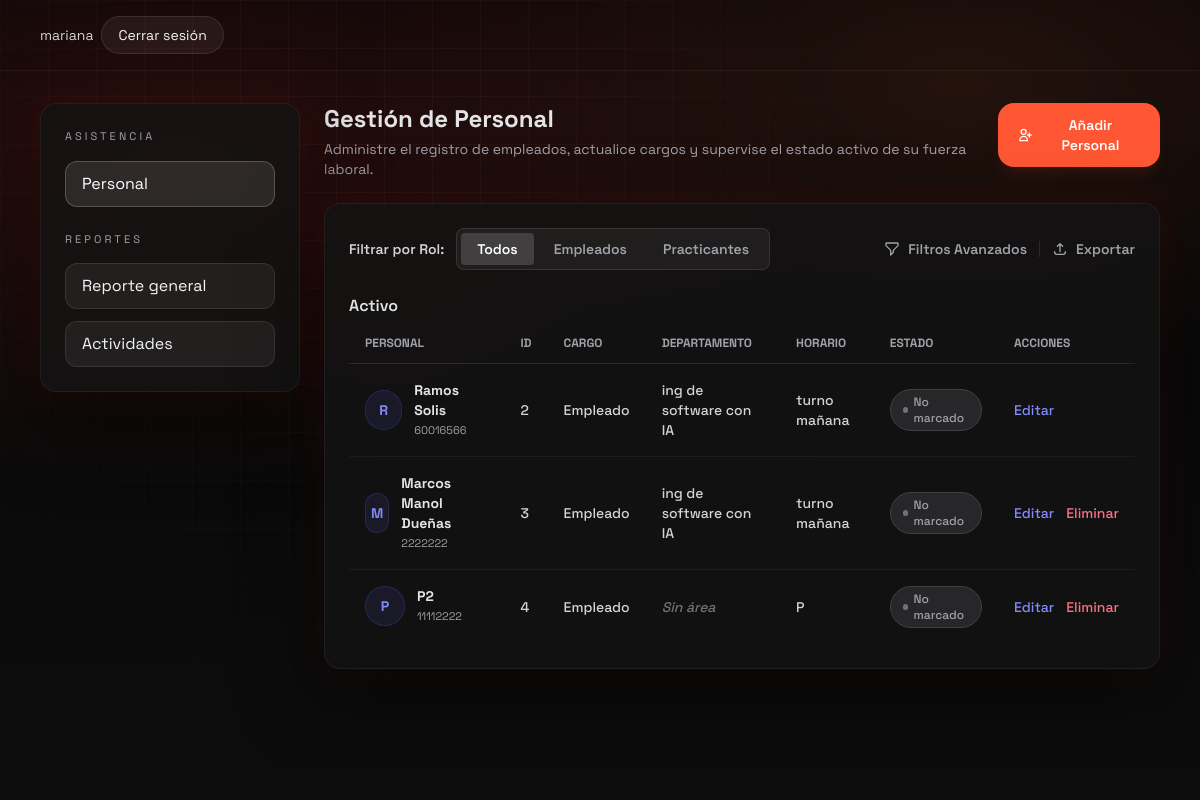
The app's page /panel-control/ (signed in), older data.
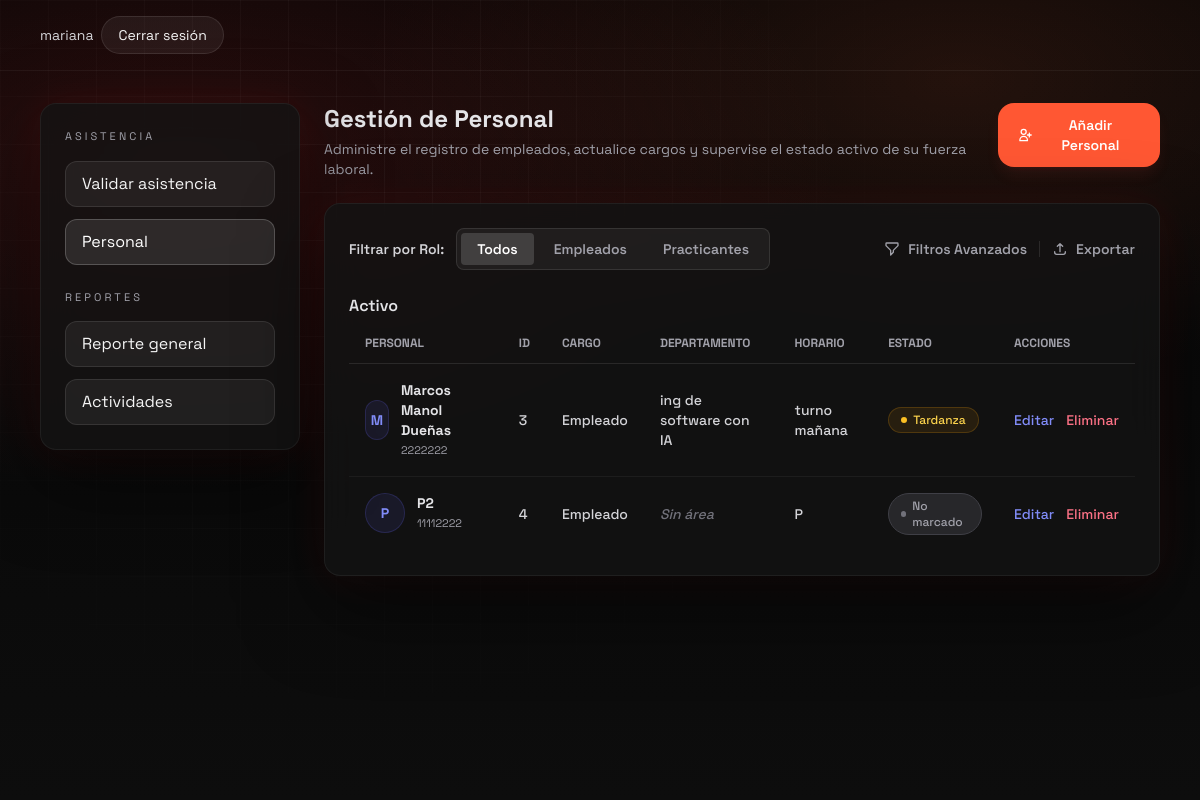
The same page, newer data.
### asistencia/models.py (models this page shows, shortened)
class CustomUser(AbstractUser):
    ROL_ADMIN = "admin"
    ROL_RRHH = "rrhh"
    ROL_SUPERVISOR = "supervisor"
    ROL_EMPLEADO = "empleado"
    ROL_PPHH = "pphh"
    ROLES = (
        (ROL_ADMIN, "Administrador"),
        (ROL_RRHH, "RRHH"),
        (ROL_SUPERVISOR, "Supervisor"),
        (ROL_EMPLEADO, "Empleado"),
        (ROL_PPHH, "Practicante (PP.HH.)"),
    )
    rol = models.CharField(max_length=20, choices=ROLES, default=ROL_EMPLEADO)
    dni = models.CharField(max_length=11, unique=True, verbose_name="DNI/CE")
    supervisor = models.ForeignKey(
        'self',
        on_delete=models.SET_NULL,
        null=True,
        blank=True,
        related_name='subordinados'
    )
    horario = models.ForeignKey(
        Horario,
        on_delete=models.SET_NULL,
        null=True,
        blank=True,
        related_name='empleados'
    )
    area = models.ForeignKey(
        Area,
        on_delete=models.SET_NULL,
        null=True,
        blank=True,
        related_name='empleados',
        verbose_name="Área de Práctica"
    )
    permite_remoto = models.BooleanField(default=False)
    codigo_qr = models.CharField(
        max_length=50,
        unique=True,
        editable=False,
        null=True,
        blank=True,
        help_text="Código QR único del empleado para validar asistencia"
    )

class Area(models.Model):
    nombre = models.CharField(max_length=100, unique=True, help_text="Ej. Diseño Gráfico, Ing. Software")
    descripcion = models.TextField(blank=True, null=True)
    def __str__(self):
        return self.nombre

class Horario(models.Model):
    nombre = models.CharField(max_length=100, help_text="Ej. Turno Mañana")
    hora_entrada = models.TimeField()
    hora_salida = models.TimeField()
    tolerancia_minutos = models.IntegerField(default=0)
    lunes = models.BooleanField(default=True)
    martes = models.BooleanField(default=True)
    miercoles = models.BooleanField(default=True)
    jueves = models.BooleanField(default=True)
    viernes = models.BooleanField(default=True)
    sabado = models.BooleanField(default=False)
    domingo = models.BooleanField(default=False)
    def __str__(self):
        return f"{self.nombre} ({self.hora_entrada} - {self.hora_salida})"

### asistencia/views.py (the view)
# urls.py: path("panel-control/", views.PanelControlView.as_view(), name="panel_control"),
class PanelControlView(LoginRequiredMixin, TemplateView):
    template_name = "asistencia/panel_control.html"
    def get_context_data(self, **kwargs):
        context = super().get_context_data(**kwargs)
        hoy = timezone.localdate()
        empleados = CustomUser.objects.filter(
            is_active=True,
        ).select_related('area')
        asistencias_hoy = RegistroAsistencia.objects.filter(fecha=hoy)
        empleados_lista = []
        for empleado in empleados:
            registro_hoy = asistencias_hoy.filter(empleado=empleado).first()
            empleado.estado_hoy = (
                "Presente"
                if registro_hoy and registro_hoy.estado == RegistroAsistencia.ESTADO_A_TIEMPO
                else "Tardanza"
                if registro_hoy and registro_hoy.estado == RegistroAsistencia.ESTADO_TARDANZA
                else "Falta"
                if registro_hoy and registro_hoy.estado == RegistroAsistencia.ESTADO_FALTA
                else "No marcado"
            )
            empleado.registro_hoy = registro_hoy
            empleados_lista.append(empleado)
        context.update(
            {
                "total_empleados": empleados.count(),
                "presentes": asistencias_hoy.exclude(estado=RegistroAsistencia.ESTADO_FALTA).count(),
                "tardanzas": asistencias_hoy.filter(estado=RegistroAsistencia.ESTADO_TARDANZA).count(),
                "faltas": asistencias_hoy.filter(estado=RegistroAsistencia.ESTADO_FALTA).count(),
                "empleados": empleados_lista,
                "empleado_form": EmpleadoCreationForm(),
                "areas": Area.objects.all().order_by("nombre"),
            }
        )
        return context

### asistencia/templates/asistencia/panel_control.html (shortened to what the changed rows need)
{% extends "asistencia/base_admin.html" %}
{% block admin_content %}
<div class="space-y-6">
    <div class="flex flex-col md:flex-row md:items-start md:justify-between gap-4">
        <div>
            <h2 class="text-2xl font-bold text-zinc-200 mb-1">Gestión de Personal</h2>
        </div>
    </div>
    <div class="glass rounded-2xl p-6">
        <div class="overflow-x-auto">
            <table class="w-full text-sm text-left">
                <thead>
                    <tr class="text-zinc-400 font-semibold uppercase text-xs border-b border-white/10">
                        <th class="px-4 pb-3">Personal</th>
                        <th class="px-4 pb-3">ID</th>
                        <th class="px-4 pb-3">Cargo</th>
                        <th class="px-4 pb-3">Departamento</th>
                        <th class="px-4 pb-3">Horario</th>
                        <th class="px-4 pb-3">Estado</th>
                        <th class="px-4 pb-3">Acciones</th>
                    </tr>
                </thead>
                <tbody id="personal-rows">
                    {% for empleado in empleados %}
                    {% if request.user.rol == 'admin' or empleado.rol == 'empleado' or empleado.rol == 'pphh' %}
                    <tr class="border-t border-white/5 hover:bg-white/[0.02] transition-colors" data-rol="{{ empleado.rol }}">
                        <td class="px-4 py-4 flex items-center gap-3">
                            <div class="w-10 h-10 rounded-full bg-indigo-500/10 border border-indigo-500/20 flex items-center justify-center text-indigo-400 font-bold uppercase">
                                {% if empleado.first_name %}
                                    {{ empleado.first_name|first|upper }}
                                {% else %}
                                    {{ empleado.username|first|upper }}
                                {% endif %}
                            </div>
                            <div>
                                <div class="font-bold text-zinc-200 capitalize">
                                    {{ empleado.get_full_name|default:empleado.username }}
                                </div>
                                <div class="text-[11px] text-zinc-400">{{ empleado.dni }}</div>
                            </div>
                        </td>
                        <td class="px-4 py-4 text-zinc-300 font-medium">{{ empleado.id }}</td>
                        <td class="px-4 py-4 text-zinc-300 font-medium">{{ empleado.get_rol_display }}</td>
                        <td class="px-4 py-4 text-zinc-300 font-medium">
                            {% if empleado.area %}{{ empleado.area.nombre }}{% else %}<span class="text-zinc-500 italic">Sin área</span>{% endif %}
                        </td>
                        <td class="px-4 py-4 text-zinc-300 font-medium">
                            {% if empleado.horario %}{{ empleado.horario.nombre }}{% else %}<span class="text-zinc-500 italic">Sin horario</span>{% endif %}
                        </td>
                        <td class="px-4 py-4">
                            {% if empleado.estado_hoy == "Presente" or empleado.estado_hoy == "Activo" %}
                                <span class="inline-flex items-center gap-1.5 px-3 py-1 rounded-full bg-emerald-500/10 text-emerald-400 text-xs font-medium border border-emerald-500/20">
                                    <span class="w-1.5 h-1.5 rounded-full bg-emerald-400"></span> {{ empleado.estado_hoy }}
                                </span>
                            {% elif empleado.estado_hoy == "Tardanza" %}
                                <span class="inline-flex items-center gap-1.5 px-3 py-1 rounded-full bg-amber-500/10 text-amber-300 text-xs font-medium border border-amber-500/20">
                                    <span class="w-1.5 h-1.5 rounded-full bg-amber-400"></span> {{ empleado.estado_hoy }}
                                </span>
                            {% elif empleado.estado_hoy == "Falta" %}
                                <span class="inline-flex items-center gap-1.5 px-3 py-1 rounded-full bg-rose-500/10 text-rose-300 text-xs font-medium border border-rose-500/20">
                                    <span class="w-1.5 h-1.5 rounded-full bg-rose-400"></span> {{ empleado.estado_hoy }}
                                </span>
                            {% else %}
                                <span class="inline-flex items-center gap-1.5 px-3 py-1 rounded-full bg-zinc-800 text-zinc-400 text-xs font-medium border border-zinc-700">
                                    <span class="w-1.5 h-1.5 rounded-full bg-zinc-500"></span> {{ empleado.estado_hoy }}
                                </span>
                            {% endif %}
                        </td>
                        <td class="px-4 py-4">
                            <div class="flex items-center gap-3">
                            <button onclick="abrirModalPersonal('editar', {{ empleado.id }}, '{{ empleado.first_name|escapejs }}', '{{ empleado.last_name|escapejs }}', '{{ empleado.username|escapejs }}', '{{ empleado.email|escapejs }}', '{% if empleado.area %}{{ empleado.area.id }}{% endif %}', '{% if empleado.horario %}{{ empleado.horario.id }}{% endif %}', '{{ empleado.rol|escapejs }}', '{{ empleado.dni|escapejs }}', {% if empleado.permite_remoto %}true{% else %}false{% endif %})"
                                   class="text-indigo-400 hover:text-indigo-300 transition font-medium text-sm">
                                  Editar
                            </button>
                            {% if request.user.id != empleado.id and empleado.rol != 'admin' %}
                            <form action="{% url 'eliminar_empleado' empleado.id %}" method="post" onsubmit="return confirm('¿Eliminar a {{ empleado.get_full_name|default:empleado.username }}?');" class="inline">
                                <button type="submit" class="text-rose-400 hover:text-rose-300 transition font-medium text-sm">Eliminar</button>
                            </form>
                            {% endif %}
                        </div>
                        </td>
                    </tr>
                    {% endif %}
                    {% endfor %}
                </tbody>
            </table>
        </div>
    </div>
</div>
{% endblock %}

### asistencia/templates/asistencia/base.html (shortened to what this page needs)
<!DOCTYPE html>
<html lang="es">
<head>
    <script src="https://cdn.tailwindcss.com"></script>
</head>
<body>
    <div class="page-bg" aria-hidden="true"></div>
    <header class="relative z-10 border-b border-white/5">
        <div class="max-w-6xl mx-auto px-4 py-4 flex flex-wrap items-center justify-between gap-4">
            <div class="text-sm flex items-center gap-2">
                {% if user.is_authenticated %}
                <span class="hidden sm:inline-block text-zinc-300 truncate max-w-[150px]">{{ user.username }}</span>
                <form method="post" action="/logout/" class="inline m-0">
                    <button type="submit" class="btn-ghost px-3 sm:px-4 py-2 rounded-full text-xs sm:text-sm whitespace-nowrap">Cerrar sesión</button>
                </form>
                {% endif %}
            </div>
        </div>
    </header>
    <main class="relative z-10 {% block main_classes %}max-w-6xl mx-auto px-4 py-8{% endblock %}">
        {% block content %}{% endblock %}
    </main>
</body>
</html>

Row changes from the older to the newer data that the page shows:
no longer on one of the page's lists (row edited): CustomUser: first_name|first "R", get_full_name "Ramos Solis", dni "60016566", id "2", rol "Empleado", area.nombre "ing de software con IA", horario.nombre "turno mañana", estado_hoy "No marcado"
changed CustomUser "mariana": rol "empleado" → "rrhh" (drawn)
changed CustomUser "Marcos Manol Dueñas": estado_hoy "No marcado" → "Tardanza"
Text that changed along with them:
text now shown: "Validar asistencia"
